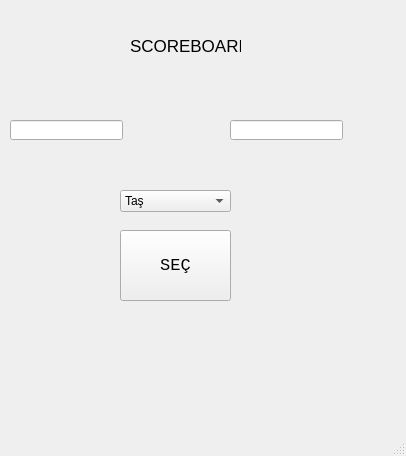
<?xml version="1.0" encoding="UTF-8"?>
<ui version="4.0">
 <class>MainWindow</class>
 <widget class="QMainWindow" name="MainWindow">
  <property name="geometry">
   <rect>
    <x>0</x>
    <y>0</y>
    <width>406</width>
    <height>456</height>
   </rect>
  </property>
  <property name="windowTitle">
   <string>MainWindow</string>
  </property>
  <property name="dockNestingEnabled">
   <bool>false</bool>
  </property>
  <widget class="QWidget" name="centralwidget">
   <widget class="QPushButton" name="btnpick">
    <property name="geometry">
     <rect>
      <x>120</x>
      <y>230</y>
      <width>111</width>
      <height>71</height>
     </rect>
    </property>
    <property name="font">
     <font>
      <family>Consolas</family>
      <pointsize>13</pointsize>
     </font>
    </property>
    <property name="text">
     <string>SEÇ</string>
    </property>
   </widget>
   <widget class="QLabel" name="lblmyscore">
    <property name="geometry">
     <rect>
      <x>40</x>
      <y>80</y>
      <width>91</width>
      <height>31</height>
     </rect>
    </property>
    <property name="font">
     <font>
      <pointsize>13</pointsize>
     </font>
    </property>
    <property name="text">
     <string/>
    </property>
   </widget>
   <widget class="QLabel" name="lblscore">
    <property name="geometry">
     <rect>
      <x>130</x>
      <y>30</y>
      <width>111</width>
      <height>31</height>
     </rect>
    </property>
    <property name="font">
     <font>
      <pointsize>13</pointsize>
     </font>
    </property>
    <property name="text">
     <string>SCOREBOARD</string>
    </property>
   </widget>
   <widget class="QLabel" name="lblhimscore">
    <property name="geometry">
     <rect>
      <x>260</x>
      <y>80</y>
      <width>91</width>
      <height>31</height>
     </rect>
    </property>
    <property name="font">
     <font>
      <pointsize>13</pointsize>
     </font>
    </property>
    <property name="text">
     <string/>
    </property>
   </widget>
   <widget class="QLineEdit" name="txtmychoice">
    <property name="geometry">
     <rect>
      <x>10</x>
      <y>120</y>
      <width>113</width>
      <height>20</height>
     </rect>
    </property>
    <property name="font">
     <font>
      <family>Consolas</family>
      <pointsize>10</pointsize>
     </font>
    </property>
    <property name="readOnly">
     <bool>true</bool>
    </property>
   </widget>
   <widget class="QLineEdit" name="txthimchoice">
    <property name="geometry">
     <rect>
      <x>230</x>
      <y>120</y>
      <width>113</width>
      <height>20</height>
     </rect>
    </property>
    <property name="font">
     <font>
      <family>Consolas</family>
      <pointsize>10</pointsize>
     </font>
    </property>
    <property name="readOnly">
     <bool>true</bool>
    </property>
   </widget>
   <widget class="QComboBox" name="cbpick">
    <property name="geometry">
     <rect>
      <x>120</x>
      <y>190</y>
      <width>111</width>
      <height>22</height>
     </rect>
    </property>
    <item>
     <property name="text">
      <string>Taş</string>
     </property>
    </item>
    <item>
     <property name="text">
      <string>Kağıt</string>
     </property>
    </item>
    <item>
     <property name="text">
      <string>Makas</string>
     </property>
    </item>
   </widget>
  </widget>
  <widget class="QMenuBar" name="menubar">
   <property name="geometry">
    <rect>
     <x>0</x>
     <y>0</y>
     <width>406</width>
     <height>21</height>
    </rect>
   </property>
  </widget>
  <widget class="QStatusBar" name="statusbar"/>
 </widget>
 <resources/>
 <connections/>
</ui>
